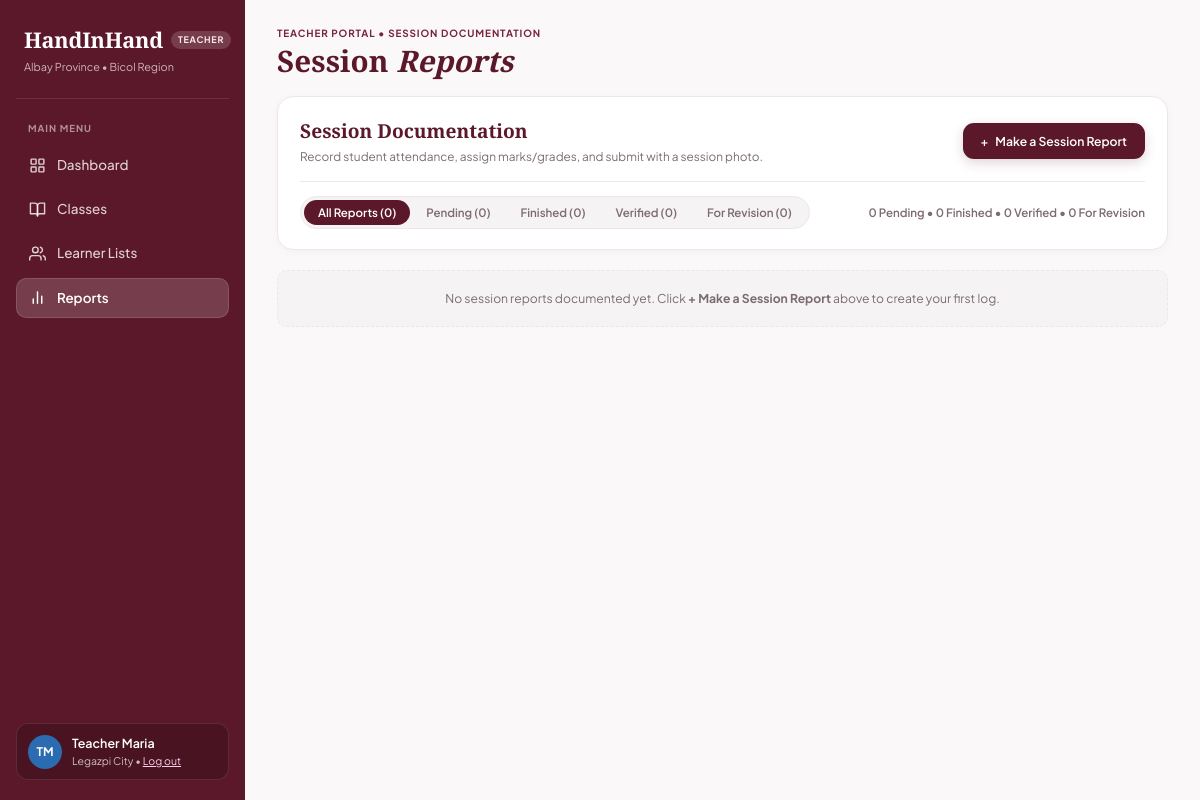
Before: /teacher_reports.php with the older database file.
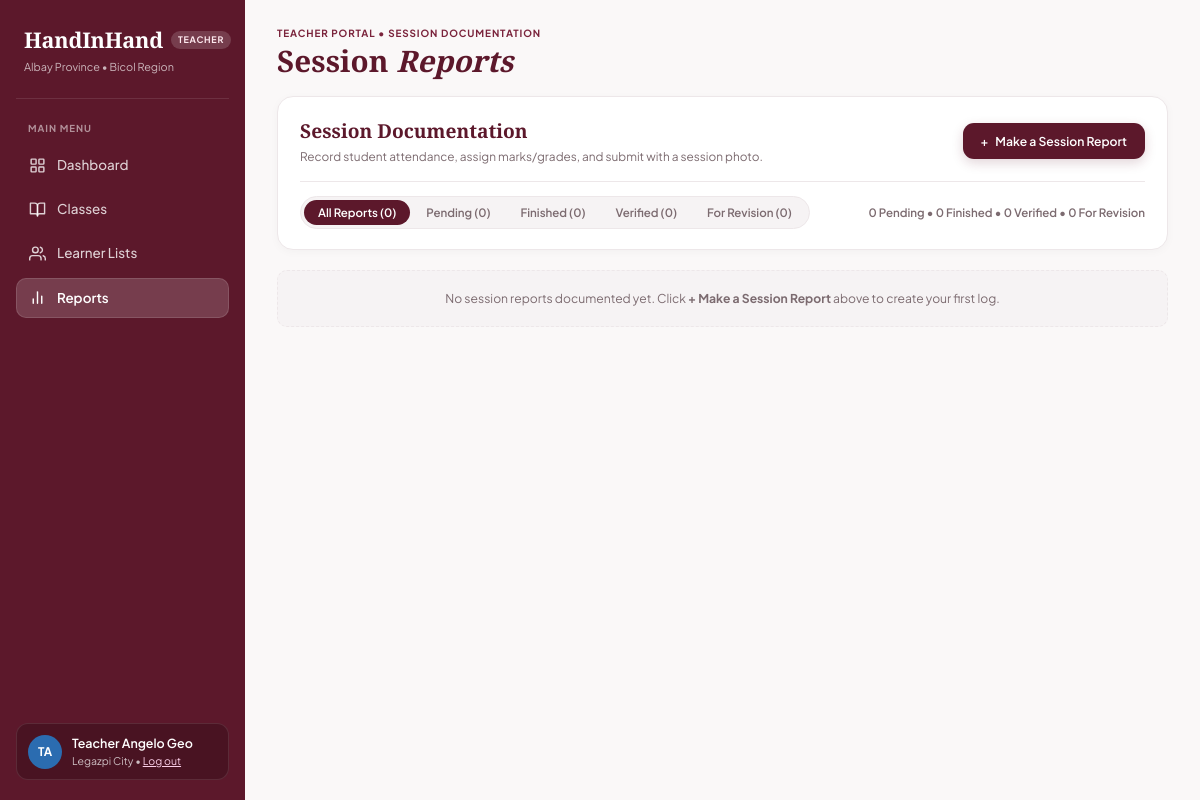
After: the same page with the newer database file.
### tables this page shows
CREATE TABLE `teachers` (
  `teacher_id` int(11) NOT NULL,
  `account_id` int(11) NOT NULL,
  `barangay_id` int(11) NOT NULL,
  `first_name` varchar(100) NOT NULL,
  `middle_name` varchar(100) DEFAULT NULL,
  `last_name` varchar(100) NOT NULL,
  `gender` enum('Male','Female','Prefer not to say') NOT NULL,
  `birthdate` date NOT NULL,
  `street_address` varchar(255) DEFAULT NULL,
  `contact_number` varchar(50) NOT NULL,
  `specialization` varchar(150) NOT NULL,
  `years_of_experience` int(11) UNSIGNED NOT NULL DEFAULT 0,
  `is_active` tinyint(1) NOT NULL DEFAULT 1
);

### teacher_reports.php (the view, shortened to what the changed rows need)
<?php
require_once __DIR__ . '/includes/db_connect.php';
$current_account_id = (int)($_SESSION['account_id'] ?? 0);
$teacher_full_name  = 'Teacher Maria';
$teacher_location   = 'Legazpi City';
if (isset($conn) && $conn instanceof mysqli) {
    try {
        if ($current_account_id > 0) {
            $stmt = $conn->prepare("SELECT teacher_id, first_name, last_name FROM teachers WHERE account_id = ? LIMIT 1");
            $stmt->bind_param('i', $current_account_id);
            $stmt->execute();
            $tch = $stmt->get_result()->fetch_assoc();
            $stmt->close();
        } else {
            $res = $conn->query("SELECT teacher_id, first_name, last_name FROM teachers ORDER BY teacher_id ASC LIMIT 1");
            $tch = $res ? $res->fetch_assoc() : null;
        }
        if (!empty($tch)) {
            $teacher_first_name = trim((string)($tch['first_name'] ?? 'Maria')) ?: 'Maria';
            $teacher_full_name  = 'Teacher ' . $teacher_first_name;
        }
    } catch (Throwable $e) {
    }
}
$name_parts = preg_split('/\s+/', trim($teacher_full_name));
$initials   = strtoupper(
    substr($name_parts[0] ?? 'T', 0, 1) .
    substr($name_parts[1] ?? 'M', 0, 1)
);
?>
<!DOCTYPE html>
<html lang="en">
<head>
    <link rel="stylesheet" href="assets/css/teacher.css?v=8">
</head>
<body>
<div class="teacher-layout">
    <aside class="sidebar" id="teacherSidebar">
        <div class="sidebar-footer">
            <div class="profile-card">
                <div class="profile-avatar"><?php echo htmlspecialchars($initials); ?></div>
                <div class="profile-info">
                    <strong><?php echo htmlspecialchars($teacher_full_name); ?></strong>
                    <span><?php echo htmlspecialchars($teacher_location); ?> &bull; <a href="actions/logout.php" class="logout-link">Log out</a></span>
                </div>
            </div>
        </div>
    </aside>
    <main class="main-content">
        <header class="page-header">
            <div class="header-titles">
                <h1 class="page-title">Session <em>Reports</em></h1>
            </div>
        </header>
        <section class="rpt-control-card">
            <div class="rpt-header-top">
                <div>
                    <h2 class="rpt-card-heading">Session Documentation</h2>
                </div>
            </div>
        </section>
    </main>
</div>
</body>
</html>

Changed rows visible on the page:
added teachers: first_name "TA", first_name "Teacher Angelo Geo"
Other visible differences:
$initials: "TM" → (not shown)
$teacher_full_name: "Teacher Maria" → (not shown)
